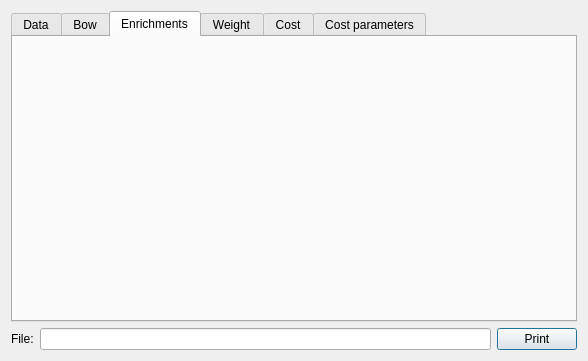
<?xml version="1.0" encoding="UTF-8"?>
<ui version="4.0">
 <class>DataPopup</class>
 <widget class="QDialog" name="DataPopup">
  <property name="geometry">
   <rect>
    <x>0</x>
    <y>0</y>
    <width>588</width>
    <height>361</height>
   </rect>
  </property>
  <property name="windowTitle">
   <string>Data popup for fuel data</string>
  </property>
  <layout class="QVBoxLayout" name="verticalLayout">
   <item>
    <widget class="QTabWidget" name="datatTabWidget">
     <property name="minimumSize">
      <size>
       <width>500</width>
       <height>300</height>
      </size>
     </property>
     <property name="currentIndex">
      <number>2</number>
     </property>
     <widget class="QWidget" name="dataTab">
      <attribute name="title">
       <string>Data</string>
      </attribute>
     </widget>
     <widget class="QWidget" name="boxBowTab">
      <attribute name="title">
       <string>Bow</string>
      </attribute>
     </widget>
     <widget class="QWidget" name="enrichTab">
      <attribute name="title">
       <string>Enrichments</string>
      </attribute>
     </widget>
     <widget class="QWidget" name="weightTab">
      <attribute name="title">
       <string>Weight</string>
      </attribute>
     </widget>
     <widget class="QWidget" name="costTab">
      <attribute name="title">
       <string>Cost</string>
      </attribute>
     </widget>
     <widget class="QWidget" name="costParaTab">
      <attribute name="title">
       <string>Cost parameters</string>
      </attribute>
      <widget class="QWidget" name="layoutWidget">
       <property name="geometry">
        <rect>
         <x>10</x>
         <y>5</y>
         <width>391</width>
         <height>161</height>
        </rect>
       </property>
       <layout class="QGridLayout" name="gridLayout">
        <item row="0" column="0">
         <widget class="QLabel" name="uranCostLabel">
          <property name="text">
           <string>Nat uran cost (kr/kg):</string>
          </property>
          <property name="alignment">
           <set>Qt::AlignRight|Qt::AlignTrailing|Qt::AlignVCenter</set>
          </property>
          <property name="indent">
           <number>0</number>
          </property>
         </widget>
        </item>
        <item row="0" column="1">
         <widget class="QSpinBox" name="uranCostSpinBox">
          <property name="maximum">
           <number>9999</number>
          </property>
          <property name="singleStep">
           <number>10</number>
          </property>
          <property name="value">
           <number>800</number>
          </property>
         </widget>
        </item>
        <item row="0" column="2">
         <widget class="QLabel" name="uranRentalLabel">
          <property name="text">
           <string>Rental (%):</string>
          </property>
          <property name="alignment">
           <set>Qt::AlignRight|Qt::AlignTrailing|Qt::AlignVCenter</set>
          </property>
         </widget>
        </item>
        <item row="0" column="3">
         <widget class="QDoubleSpinBox" name="uranRentalSpinBox">
          <property name="singleStep">
           <double>0.100000000000000</double>
          </property>
          <property name="value">
           <double>7.000000000000000</double>
          </property>
         </widget>
        </item>
        <item row="1" column="0">
         <widget class="QLabel" name="swuCostLabel">
          <property name="text">
           <string>SWU cost (kr/SWU):</string>
          </property>
          <property name="alignment">
           <set>Qt::AlignRight|Qt::AlignTrailing|Qt::AlignVCenter</set>
          </property>
         </widget>
        </item>
        <item row="1" column="1">
         <widget class="QSpinBox" name="swuCostSpinBox">
          <property name="maximum">
           <number>9999</number>
          </property>
          <property name="singleStep">
           <number>10</number>
          </property>
          <property name="value">
           <number>1800</number>
          </property>
         </widget>
        </item>
        <item row="1" column="2">
         <widget class="QLabel" name="swuRentalLabel">
          <property name="text">
           <string>Rental (%):</string>
          </property>
          <property name="alignment">
           <set>Qt::AlignRight|Qt::AlignTrailing|Qt::AlignVCenter</set>
          </property>
         </widget>
        </item>
        <item row="1" column="3">
         <widget class="QDoubleSpinBox" name="swuRentalSpinBox">
          <property name="maximum">
           <double>100.000000000000000</double>
          </property>
          <property name="singleStep">
           <double>0.100000000000000</double>
          </property>
          <property name="value">
           <double>2.500000000000000</double>
          </property>
         </widget>
        </item>
        <item row="2" column="0">
         <widget class="QLabel" name="fabricationCostLabel">
          <property name="text">
           <string>Fabrication cost (kr/kg):</string>
          </property>
          <property name="alignment">
           <set>Qt::AlignRight|Qt::AlignTrailing|Qt::AlignVCenter</set>
          </property>
         </widget>
        </item>
        <item row="2" column="1">
         <widget class="QSpinBox" name="fabricationCostSpinBox">
          <property name="maximum">
           <number>9999</number>
          </property>
          <property name="singleStep">
           <number>10</number>
          </property>
          <property name="value">
           <number>2800</number>
          </property>
         </widget>
        </item>
        <item row="2" column="2">
         <widget class="QLabel" name="tailLabel">
          <property name="text">
           <string>Tail (%):</string>
          </property>
          <property name="alignment">
           <set>Qt::AlignRight|Qt::AlignTrailing|Qt::AlignVCenter</set>
          </property>
          <property name="margin">
           <number>0</number>
          </property>
         </widget>
        </item>
        <item row="2" column="3">
         <widget class="QDoubleSpinBox" name="tailSpinBox">
          <property name="maximum">
           <double>0.500000000000000</double>
          </property>
          <property name="singleStep">
           <double>0.050000000000000</double>
          </property>
          <property name="value">
           <double>0.250000000000000</double>
          </property>
         </widget>
        </item>
        <item row="3" column="0">
         <widget class="QLabel" name="burnupLabel">
          <property name="text">
           <string>Burnup (MWd/kg):</string>
          </property>
          <property name="alignment">
           <set>Qt::AlignRight|Qt::AlignTrailing|Qt::AlignVCenter</set>
          </property>
         </widget>
        </item>
        <item row="3" column="1">
         <widget class="QSpinBox" name="burnupSpinBox">
          <property name="value">
           <number>50</number>
          </property>
         </widget>
        </item>
        <item row="3" column="2">
         <widget class="QLabel" name="termEfficiencyLabel">
          <property name="text">
           <string>Th. eff (%):</string>
          </property>
          <property name="alignment">
           <set>Qt::AlignRight|Qt::AlignTrailing|Qt::AlignVCenter</set>
          </property>
         </widget>
        </item>
        <item row="3" column="3">
         <widget class="QDoubleSpinBox" name="termEfficiencyDoubleSpinBox">
          <property name="singleStep">
           <double>0.500000000000000</double>
          </property>
          <property name="value">
           <double>34.000000000000000</double>
          </property>
         </widget>
        </item>
       </layout>
      </widget>
     </widget>
    </widget>
   </item>
   <item>
    <layout class="QHBoxLayout" name="horizontalLayout">
     <item>
      <widget class="QLabel" name="fileNameLabel">
       <property name="text">
        <string>File:</string>
       </property>
      </widget>
     </item>
     <item>
      <widget class="QLineEdit" name="fileNameLineEdit">
       <property name="minimumSize">
        <size>
         <width>400</width>
         <height>0</height>
        </size>
       </property>
       <property name="font">
        <font>
         <family>Monospace</family>
        </font>
       </property>
      </widget>
     </item>
     <item>
      <widget class="QPushButton" name="printPushButton">
       <property name="text">
        <string>Print</string>
       </property>
       <property name="icon">
        <iconset>
         <normaloff>images/stock-print.png</normaloff>images/stock-print.png</iconset>
       </property>
      </widget>
     </item>
    </layout>
   </item>
  </layout>
 </widget>
 <resources/>
 <connections/>
</ui>
